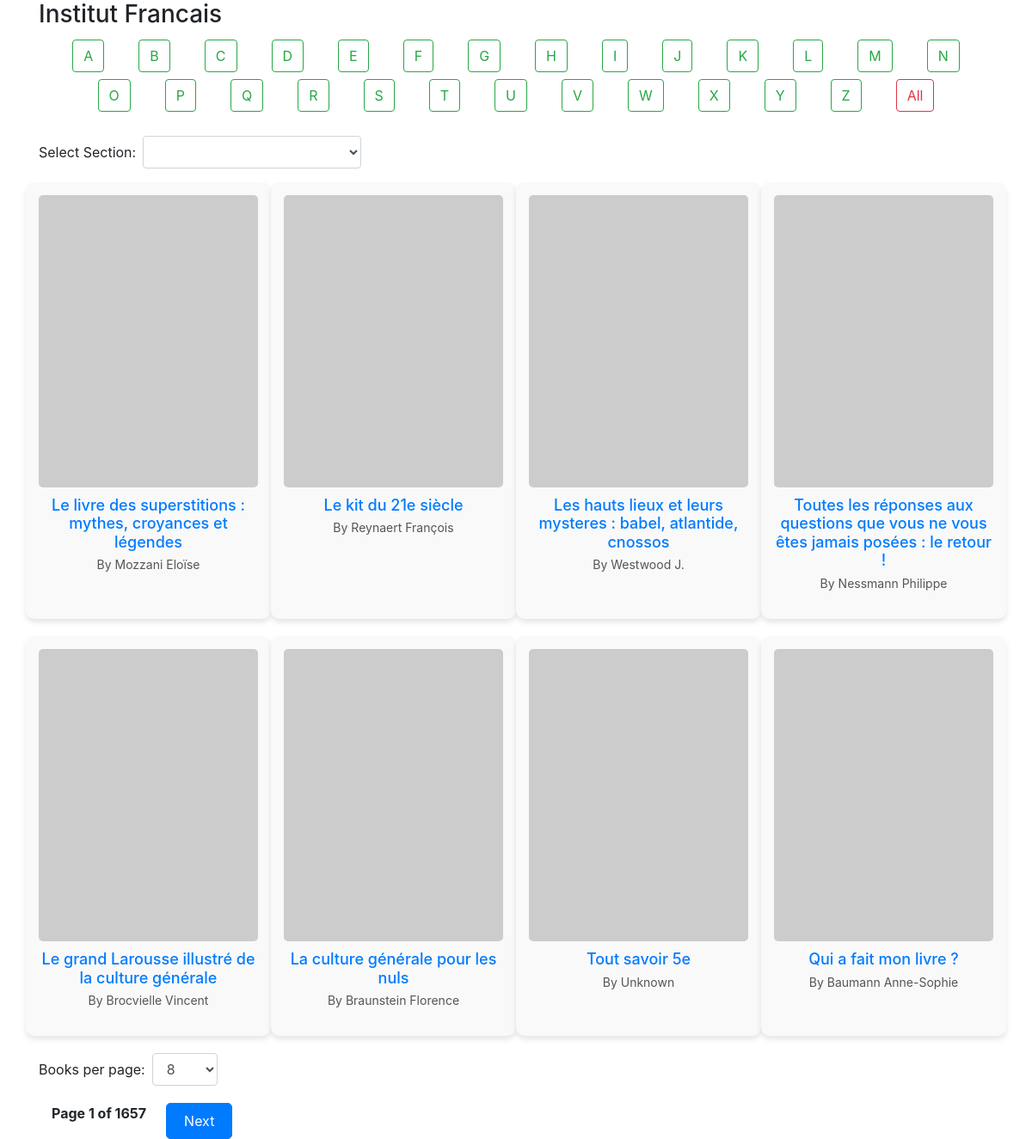
Screenshot of /Discover/Books_Display_IF.php with the database file from the repository.
### tables this page shows
CREATE TABLE `Books_IF` (
  `ID` int(11) NOT NULL,
  `Propriétaire` varchar(100) NOT NULL,
  `Localisation` varchar(255) DEFAULT NULL,
  `Section` varchar(100) DEFAULT NULL,
  `Statut` varchar(50) DEFAULT NULL,
  `Cote` varchar(50) DEFAULT NULL,
  `Titre` varchar(255) DEFAULT NULL,
  `Auteur_principal` varchar(255) DEFAULT NULL,
  `Editeur` varchar(255) DEFAULT NULL,
  `Annee_edition` varchar(10) DEFAULT NULL,
  `Code_barres` varchar(100) DEFAULT NULL,
  `ISBN` varchar(20) DEFAULT NULL,
  `couverture` text DEFAULT NULL,
  `Description` text DEFAULT NULL,
  `added_at` timestamp NOT NULL DEFAULT current_timestamp(),
  `Vue` int(11) NOT NULL DEFAULT 0
);

### Discover/Books_Display_IF.php (the view, shortened to what this page needs)
<?php
$servername = "localhost";
$username = "root";
$password = "nigga";
$dbname = "library";
$books_per_page = isset($_GET['books_per_page']) ? (int)$_GET['books_per_page'] : 8;
$page = isset($_GET['page']) ? (int)$_GET['page'] : 1;
$offset = ($page - 1) * $books_per_page;
$conn = new mysqli($servername, $username, $password, $dbname);
$sectionQuery = "SELECT DISTINCT Section FROM Books_IF";
$sectionResult = $conn->query($sectionQuery);
$selected_section = isset($_GET['section']) ? $_GET['section'] : '';
$selected_letter = isset($_GET['letter']) ? $_GET['letter'] : '';
$where_conditions = [];
$where_sql = !empty($where_conditions) ? "WHERE " . implode(" AND ", $where_conditions) : "";
$sql = "SELECT ID, Titre, Auteur_principal, ISBN, couverture, Section FROM Books_IF $where_sql LIMIT $books_per_page OFFSET $offset";
$result = $conn->query($sql);
?>
<!DOCTYPE html>
<html lang="fr">
<head>
    <link href="https://maxcdn.bootstrapcdn.com/bootstrap/4.5.2/css/bootstrap.min.css" rel="stylesheet">
</head>
<body>
    <div class="container">
        <h3>Institut Francais</h3>
        <div class="container mb-4">
            <div class="row justify-content-center alphabet-nav">
                <?php foreach (range('A', 'Z') as $letter): ?>
                    <?php
                    $active_letter = isset($_GET['letter']) && $_GET['letter'] == $letter ? 'btn-primary' : 'btn-outline-success';
                    ?>
                    <div class="col-auto my-1">
                        <a href="?letter=<?= $letter ?>&section=<?= urlencode($selected_section) ?>&books_per_page=<?= $books_per_page ?>" class="btn <?= $active_letter ?>"><?= $letter ?></a>
                    </div>
                <?php endforeach; ?>
                <div class="col-auto my-1">
                    <a href="?" class="btn btn-outline-danger">All</a>
                </div>
            </div>
        </div>
        <form method="get" action="" class="form-inline mb-3">
            <label for="section" class="mr-2">Select Section:</label>
            <select name="section" class="form-control" onchange="this.form.submit()">
                <?php while ($section = $sectionResult->fetch_assoc()): ?>
                    <option value="<?php echo htmlspecialchars($section['Section']); ?>" <?php echo ($selected_section == $section['Section'] ? 'selected' : ''); ?>>
                    </option>
                <?php endwhile; ?>
            </select>
        </form>
        <?php if ($result->num_rows > 0): ?>
            <div class="row book-list">
                <?php while ($row = $result->fetch_assoc()): ?>
                    <?php
                    if (!empty($row['couverture'])) {
                        $coverUrl = htmlspecialchars($row['couverture']);
                    } elseif (!empty($row['ISBN'])) {
                        $coverUrl = "https://covers.openlibrary.org/b/isbn/" . urlencode($row['ISBN']) . "-L.jpg";
                    } else {
                        $coverUrl = "https://via.placeholder.com/150x200?text=No+Cover";
                    }
                    ?>
                    <div class="col-md-3 book-item">
                        <a href="Discover/Books_details_IF.php?id=<?php echo $row['ID']; ?>">
                            <img src="https://via.placeholder.com/150x200?text=Loading..." data-src="<?php echo $coverUrl; ?>" alt="<?php echo htmlspecialchars($row['Titre']); ?>" class="book-cover lazy img-fluid">
                            <h5><?php echo htmlspecialchars($row['Titre']); ?></h5>
                            <p>By <?php echo htmlspecialchars($row['Auteur_principal'] ?? 'Unknown'); ?></p>
                        </a>
                    </div>
                <?php endwhile; ?>
            </div>
        <?php else: ?>
            <p class="text-center">No books found.</p>
        <?php endif; ?>
        <?php
        $sql_count = "SELECT COUNT(*) as total_books FROM Books_IF $where_sql";
        $result_count = $conn->query($sql_count);
        $total_books = $result_count->fetch_assoc()['total_books'];
        $total_pages = ceil($total_books / $books_per_page);
        ?>
        <form method="get" action="" id="paginationForm" class="form-inline mb-3">
            <label for="books_per_page" class="mr-2">Books per page:</label>
            <select name="books_per_page" class="form-control" onchange="this.form.submit()">
                <?php foreach ([4, 8, 12, 16, 200] as $option): ?>
                    <option value="<?php echo $option; ?>" <?php echo ($books_per_page == $option ? 'selected' : ''); ?>>
                        <?php echo $option; ?>
                    </option>
                <?php endforeach; ?>
            </select>
        </form>
        <div class="pagination text-center">
            <span class="current-page">Page <?php echo $page; ?> of <?php echo $total_pages; ?></span>
            <?php if ($page < $total_pages): ?>
                <a href="?page=<?php echo ($page + 1); ?>&books_per_page=<?php echo $books_per_page; ?>&section=<?php echo $selected_section; ?>&letter=<?php echo $selected_letter; ?>" class="btn btn-primary ml-2">Next</a>
            <?php endif; ?>
        </div>
    </div>
</body>
</html>

### Discover/Books_Display_IF.php (style rules this page uses)
.book-item { margin-bottom: 20px; text-align: center; padding: 15px; background-color: #f9f9f9; border-radius: 10px; box-shadow: 0 4px 6px rgba(0, 0, 0, 0.1); }
.book-cover { width: 100%; height: auto; border-radius: 5px; }
.book-item h5 { font-size: 18px; margin: 10px 0 5px; }
.book-item p { font-size: 14px; color: #555; }
.pagination { margin-top: 20px; }
.pagination .btn { padding: 8px 20px; background-color: #007BFF; color: white; border-radius: 5px; }
.pagination .current-page { font-size: 16px; font-weight: bold; margin: 0 15px; }
.alphabet-nav .btn { margin: 0 5px; }

### rows the page displays
books_if: Titre "Le livre des superstitions : mythes, croyances et légendes", Auteur_principal "Mozzani Eloïse"
books_if: Titre "Le kit du 21e siècle", Auteur_principal "Reynaert François"
books_if: Titre "Les hauts lieux et leurs mysteres : babel, atlantide, cnossos", Auteur_principal "Westwood J."
books_if: Titre "Toutes les réponses aux questions que vous ne vous êtes jamais posées : le retour !", Auteur_principal "Nessmann Philippe"
books_if: Titre "Le grand Larousse illustré de la culture générale", Auteur_principal "Brocvielle Vincent"
books_if: Titre "La culture générale pour les nuls", Auteur_principal "Braunstein Florence"
books_if: Titre "Tout savoir 5e", Auteur_principal "Unknown"
books_if: Titre "Qui a fait mon livre ?", Auteur_principal "Baumann Anne-Sophie"

### other values shown
$letter "A"
$letter "B"
$letter "C"
$letter "D"
$letter "E"
$letter "F"
$letter "G"
$letter "H"
$letter "I"
$letter "J"
$letter "K"
$letter "L"
$letter "M"
$letter "N"
$letter "O"
